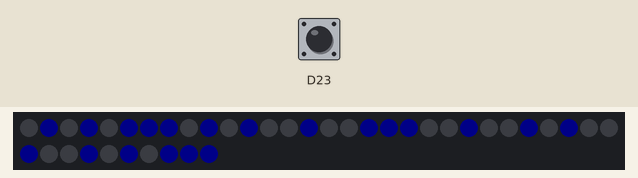
The sketch below on a simulated Arduino Due. On the bench: 40 RGB LEDs in strip order, left to right, continuing on the next row. The test bench sets the inputs (shaded band); at power-on: D23 HIGH (analog values on the 0–1023 scale). Dim RGB values are drawn brighter than linear.

Above: at 0.6 s.
At 11.3 s:
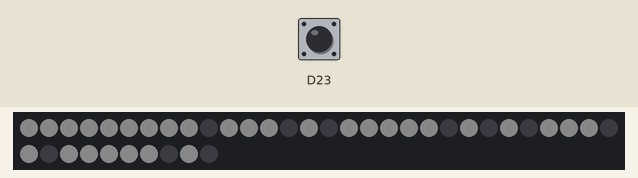
11.4 s: D23 pulled LOW for 0.15 s
At 12.7 s:
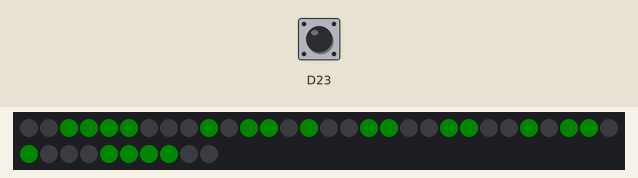
At 14.3 s:
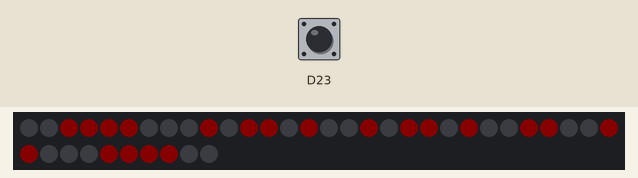
Timing chart, 0 to 15.8 s (numbered marks = the images above; inputs shaded):
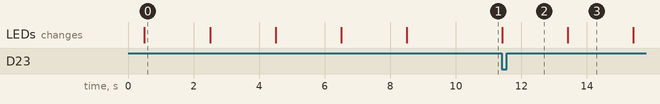

Measured:
- after the input at 11.4 s, the LEDs: change at once (image 2)
- what the display in image 0 shows lasts 2.0 s, from 0.5 s to 2.5 s

The sketch:

emoji__1_.ino
```cpp
#include <Adafruit_NeoPixel.h>
#define LED_PIN 2 // neopixel led pin
#define LED_COUNT 40 // number of leds connected
Adafruit_NeoPixel strip(LED_COUNT, LED_PIN, NEO_GRB + NEO_KHZ800);

int _arrow[] = {
  0, 1, 0, 1, 0, 1, 1, 1,
  0, 1, 0, 1, 0, 0, 1, 0,
  0, 1, 1, 1, 0, 0, 1, 0,
  0, 1, 0, 1, 0, 0, 1, 0,
  0, 1, 0, 1, 0, 1, 1, 1
};

int _arrow1[] = {
  0, 0, 0, 1, 1, 1, 0, 0,
  0, 0, 0, 0, 1, 0, 0, 0,
  0, 0, 0, 0, 1, 0, 0, 0,
  0, 0, 0, 0, 1, 0, 0, 0,
  0, 0, 0, 1, 1, 1, 0, 0
};
int _arrow2[] = {
  0, 0, 1, 0, 0, 1, 0, 1,
  0, 1, 0, 1, 0, 1, 1, 1,
  0, 1, 1, 1, 0, 1, 0, 1,
  0, 1, 0, 1, 0, 1, 0, 1,
  0, 1, 0, 1, 0, 1, 0, 1
};
int _arrow3[] = {
  1, 1, 1, 1, 1, 1, 0, 1,
  0, 1, 0, 1, 0, 0, 0, 0,
  0, 1, 0, 1, 1, 0, 0, 0,
  0, 1, 0, 1, 0, 0, 0, 0,
  0, 1, 0, 1, 1, 1, 0, 1
};
int _arrow4[] = {
  1, 1, 1, 1, 1, 1, 1, 1,
  1, 0, 1, 1, 1, 0, 1, 0,
  1, 1, 1, 1, 1, 0, 1, 0,
  1, 0, 1, 1, 1, 0, 1, 0,
  1, 1, 1, 1, 1, 0, 1, 0
};

int _arrow5[] = {
  0, 0, 1, 1, 1, 1, 0, 0,
  0, 1, 0, 1, 1, 0, 1, 0,
  0, 1, 1, 0, 0, 1, 1, 0,
  0, 1, 0, 1, 1, 0, 1, 0,
  0, 0, 1, 1, 1, 1, 0, 0
};

int _arrow6[] = {
  0, 0, 1, 1, 1, 1, 0, 0,
  0, 1, 0, 1, 1, 0, 1, 0,
  0, 1, 0, 1, 1, 0, 1, 0,
  0, 1, 1, 0, 0, 1, 1, 0,
  0, 0, 1, 1, 1, 1, 0, 0
};

int _arrow7[] = {
  0, 0, 1, 1, 1, 1, 0, 0,
  0, 1, 0, 1, 1, 0, 1, 0,
  0, 1, 1, 1, 1, 1, 1, 0,
  0, 1, 0, 0, 0, 0, 1, 0,
  0, 0, 1, 1, 1, 1, 0, 0
};

int _arrow8[] = {
  0, 0, 1, 1, 1, 1, 0, 0,
  0, 1, 0, 1, 0, 0, 1, 0,
  0, 1, 1, 0, 0, 1, 1, 0,
  0, 1, 0, 1, 1, 0, 1, 0,
  0, 0, 1, 1, 1, 1, 0, 0
};

int _arrow9[] = {
  0, 0, 1, 1, 1, 1, 0, 0,
  0, 1, 0, 1, 1, 0, 1, 0,
  0, 1, 0, 0, 0, 0, 1, 0,
  0, 1, 0, 0, 0, 0, 1, 0,
  0, 0, 1, 1, 1, 1, 0, 0
};

int _arrow10[] = {
  0, 0, 1, 1, 1, 1, 0, 0,
  0, 1, 1, 0, 0, 1, 1, 0,
  0, 1, 1, 1, 1, 1, 1, 0,
  0, 1, 0, 1, 1, 0, 1, 0,
  0, 0, 1, 1, 1, 1, 0, 0
};
int _arrow11[] = {
  0, 1, 1, 0, 0, 1, 1, 0,
  0, 1, 1, 0, 0, 1, 1, 0,
  0, 0, 0, 0, 0, 0, 0, 0,
  0, 1, 0, 0, 0, 0, 1, 0,
  0, 0, 1, 1, 1, 1, 0, 0
};

void setup() {
  // put your setup code here, to run once:
  Serial.begin(115200);

  strip.begin();            // INITIALIZE NeoPixel strip object (REQUIRED)
  strip.show();             // Turn OFF all pixels ASAP
  strip.setBrightness(15);  // Set BRIGHTNESS to about 1/5 (max = 255)

  delay(500);

  analogReadResolution(12);


  // set button A as input pullup
  pinMode(23, INPUT_PULLUP);

  displayIcon(_arrow, sizeof(_arrow), strip.Color(0, 0, 150));
  delay(2000);
  displayIcon(_arrow1, sizeof(_arrow1), strip.Color(150, 0, 0));
   delay(2000);
   displayIcon(_arrow2, sizeof(_arrow2), strip.Color(0, 150, 0));
  delay(2000);
   displayIcon(_arrow3, sizeof(_arrow3), strip.Color(0, 150, 150));
  delay(2000);
   displayIcon(_arrow4, sizeof(_arrow4), strip.Color(150, 150, 150));
  delay(2000);
  // wait for user to press button A
  while (digitalRead(23)) {
    delay(10);
  }

}

void loop() {
  displayIcon(_arrow5, sizeof(_arrow5), strip.Color(10, 150, 10));
  delay(2000);
displayIcon(_arrow6, sizeof(_arrow6), strip.Color(150, 10, 0));
  delay(2000);
displayIcon(_arrow7, sizeof(_arrow7), strip.Color(10, 50, 150));
  delay(2000);
  displayIcon(_arrow8, sizeof(_arrow8), strip.Color(120, 150, 0));
  delay(2000);
  displayIcon(_arrow9, sizeof(_arrow9), strip.Color(0, 150, 150));
  delay(2000);
  displayIcon(_arrow10, sizeof(_arrow10), strip.Color(50, 50, 10));
  delay(2000);
  displayIcon(_arrow11, sizeof(_arrow11), strip.Color(10, 10, 150));
  delay(2000);
}
void displayIcon(int _array[], int len, uint32_t color) {
  strip.clear();
  for (int i = 0; i < len; i++) {
    if (_array[i])
      strip.setPixelColor(i, color);
  }
  strip.show();
}
```
